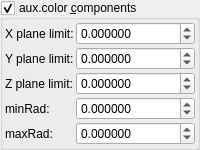
    <widget class="MyGroupBox" name="groupCheck_fold_color_aux_color_enabled">
     <property name="font">
      <font>
       <weight>50</weight>
       <bold>false</bold>
      </font>
     </property>
     <property name="title">
      <string>aux.color &amp;components</string>
     </property>
     <property name="checkable">
      <bool>true</bool>
     </property>
     <layout class="QVBoxLayout" name="verticalLayout_11">
      <property name="leftMargin">
       <number>2</number>
      </property>
      <property name="topMargin">
       <number>2</number>
      </property>
      <property name="rightMargin">
       <number>2</number>
      </property>
      <property name="bottomMargin">
       <number>2</number>
      </property>
      <item>
       <layout class="QGridLayout" name="gridLayout_21" columnstretch="0,1">
        <property name="spacing">
         <number>2</number>
        </property>
        <item row="0" column="0">
         <widget class="QLabel" name="label_29">
          <property name="text">
           <string>X plane limit:</string>
          </property>
         </widget>
        </item>
        <item row="1" column="0">
         <widget class="QLabel" name="label_35">
          <property name="text">
           <string>Y plane limit:</string>
          </property>
         </widget>
        </item>
        <item row="0" column="1">
         <widget class="MyDoubleSpinBox" name="spinbox3_mandelbox_color_x">
          <property name="sizePolicy">
           <sizepolicy hsizetype="Minimum" vsizetype="Maximum">
            <horstretch>0</horstretch>
            <verstretch>0</verstretch>
           </sizepolicy>
          </property>
          <property name="prefix">
           <string/>
          </property>
          <property name="suffix">
           <string/>
          </property>
          <property name="decimals">
           <number>6</number>
          </property>
          <property name="minimum">
           <double>-99.989999999999995</double>
          </property>
          <property name="maximum">
           <double>99.989999999999995</double>
          </property>
          <property name="singleStep">
           <double>0.100000000000000</double>
          </property>
         </widget>
        </item>
        <item row="2" column="1">
         <widget class="MyDoubleSpinBox" name="spinbox3_mandelbox_color_z">
          <property name="sizePolicy">
           <sizepolicy hsizetype="Minimum" vsizetype="Maximum">
            <horstretch>0</horstretch>
            <verstretch>0</verstretch>
           </sizepolicy>
          </property>
          <property name="prefix">
           <string/>
          </property>
          <property name="suffix">
           <string/>
          </property>
          <property name="decimals">
           <number>6</number>
          </property>
          <property name="minimum">
           <double>-99.989999999999995</double>
          </property>
          <property name="maximum">
           <double>99.989999999999995</double>
          </property>
          <property name="singleStep">
           <double>0.100000000000000</double>
          </property>
         </widget>
        </item>
        <item row="3" column="1">
         <widget class="MyDoubleSpinBox" name="spinbox_mandelbox_color_Sp1">
          <property name="sizePolicy">
           <sizepolicy hsizetype="Minimum" vsizetype="Maximum">
            <horstretch>0</horstretch>
            <verstretch>0</verstretch>
           </sizepolicy>
          </property>
          <property name="prefix">
           <string/>
          </property>
          <property name="decimals">
           <number>6</number>
          </property>
          <property name="minimum">
           <double>-99.989999999999995</double>
          </property>
          <property name="singleStep">
           <double>0.100000000000000</double>
          </property>
         </widget>
        </item>
        <item row="1" column="1">
         <widget class="MyDoubleSpinBox" name="spinbox3_mandelbox_color_y">
          <property name="sizePolicy">
           <sizepolicy hsizetype="Minimum" vsizetype="Maximum">
            <horstretch>0</horstretch>
            <verstretch>0</verstretch>
           </sizepolicy>
          </property>
          <property name="prefix">
           <string/>
          </property>
          <property name="suffix">
           <string/>
          </property>
          <property name="decimals">
           <number>6</number>
          </property>
          <property name="minimum">
           <double>-99.989999999999995</double>
          </property>
          <property name="maximum">
           <double>99.989999999999995</double>
          </property>
          <property name="singleStep">
           <double>0.100000000000000</double>
          </property>
         </widget>
        </item>
        <item row="4" column="1">
         <widget class="MyDoubleSpinBox" name="spinbox_mandelbox_color_Sp2">
          <property name="sizePolicy">
           <sizepolicy hsizetype="Minimum" vsizetype="Maximum">
            <horstretch>0</horstretch>
            <verstretch>0</verstretch>
           </sizepolicy>
          </property>
          <property name="prefix">
           <string/>
          </property>
          <property name="decimals">
           <number>6</number>
          </property>
          <property name="minimum">
           <double>-99.989999999999995</double>
          </property>
          <property name="singleStep">
           <double>0.100000000000000</double>
          </property>
         </widget>
        </item>
        <item row="2" column="0">
         <widget class="QLabel" name="label_34">
          <property name="text">
           <string>Z plane limit:</string>
          </property>
         </widget>
        </item>
        <item row="3" column="0">
         <widget class="QLabel" name="label_36">
          <property name="text">
           <string>minRad:</string>
          </property>
         </widget>
        </item>
        <item row="4" column="0">
         <widget class="QLabel" name="label_37">
          <property name="text">
           <string>maxRad:</string>
          </property>
         </widget>
        </item>
       </layout>
      </item>
     </layout>
    </widget>
